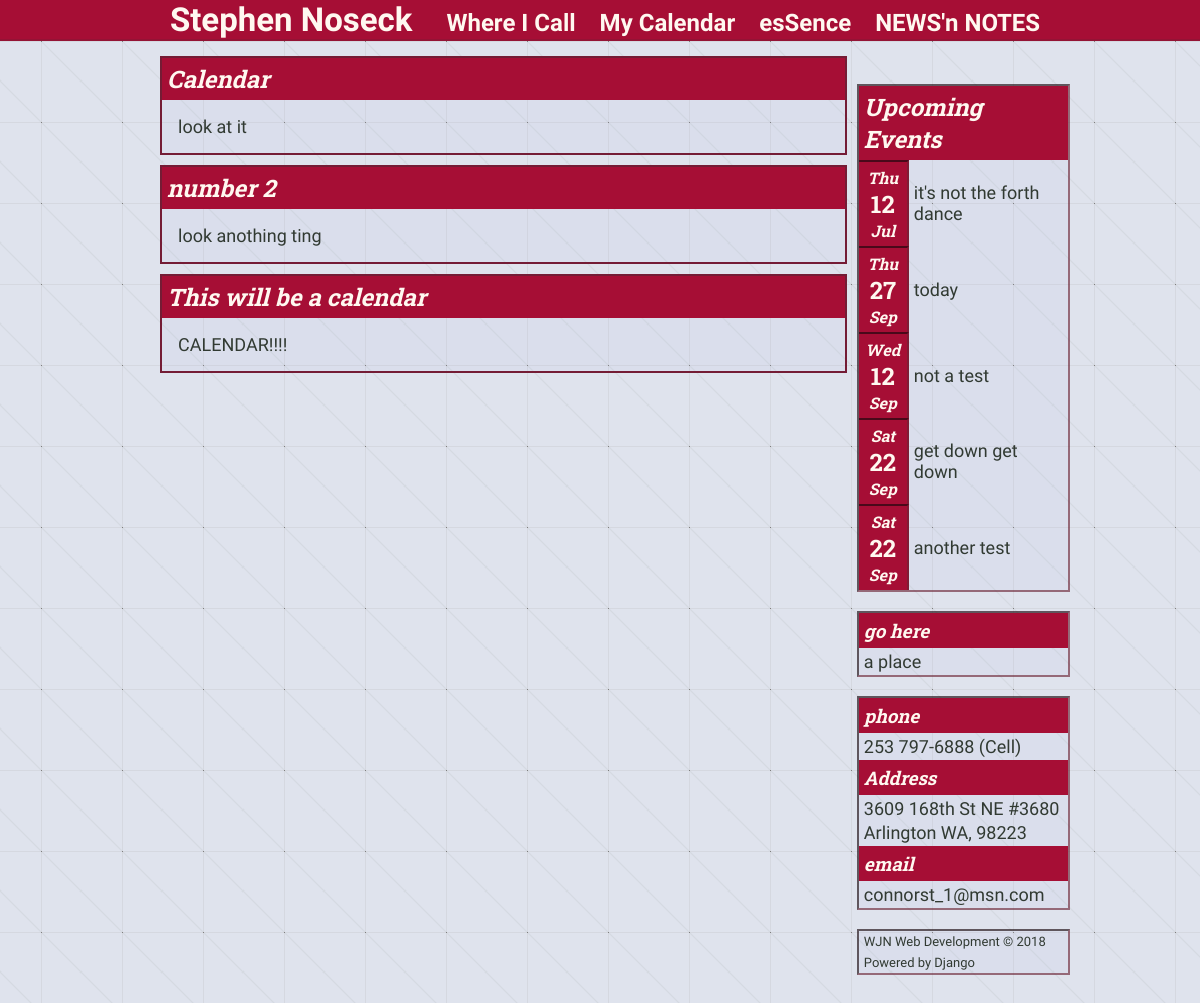
/calendar, run on the app's committed database.
### Stevie/models.py (models this page shows, shortened)
class Post(models.Model):
    HOME = 'HM'
    VENUES = 'VN'
    CALENDAR = 'CL'
    ESSENSE = 'ES'
    SIDEBAR = 'SB'
    CONTACT_INFO = 'CI'
    NEWSN_NOTES = 'NN'
    PAGE_INDEX = (
        (HOME, 'Home'),
        (VENUES, 'Venues'),
        (CALENDAR, 'Calendar'),
        (ESSENSE, 'esSense'),
        (SIDEBAR, 'Sidebar'),
        (CONTACT_INFO, 'Contact Info'),
        (NEWSN_NOTES, 'NEWS\'n NOTES')
    )
    title = models.CharField(max_length=100, blank=True, null=True)
    text = models.TextField(blank=True, null=True)
    page = models.CharField(max_length=2, choices=PAGE_INDEX)
    address = models.CharField(max_length=100, blank=True, null=True)
    venue = models.CharField(max_length=100, blank=True, null=True)
    letter = models.FileField(upload_to='newsletters', blank=True, null=True)

class Calendar(models.Model):
    title = models.CharField(max_length=100)
    date_time = models.DateTimeField()
    address = models.CharField(max_length=100)
    venue = models.CharField(max_length=100)
    description = models.TextField()
    flyer = models.ImageField(upload_to='flyers', blank=True, null=True)
    event_site = models.URLField(blank=True, null=True)
    def getMonth(self):
        return self.date_time.strftime('%b')
    def dayOfWeek(self):
        return self.date_time.strftime('%a')

### Stevie/views.py (the view)
# urls.py: path('calendar', views.calendar, name='calendar'),
def calendar(request):
    cal = Calendar.objects.all()[:5]
    side = Post.objects.filter(page='SB')
    info = Post.objects.filter(page='CI')
    post = Post.objects.filter(page='CL')
    context = {'post' : post, 'title': '- Calendar', 'side': side, 'info': info, 'cal': cal}
    return render(request, 'Stevie/calendarIndex.html', context)

### Stevie/templates/Stevie/calendarIndex.html (shortened to what this page needs)
{% extends 'layout.html' %}
{% block content %}
    <div>
        {% if post %}
            {% for p in post %}
                <section>
                    <h1>{{ p.title }}</h1>
                    <div class="text">
                        <p>{{ p.text|linebreaks }}</p>
                    </div>
                </section>
            {% endfor %}
        {% else %}
            <p style="display: none">There isn't anything here...</p>
        {% endif %}
        <section>
            <h1>This will be a calendar</h1>
            <div>
                <p>
                    CALENDAR!!!!
                </p>
            </div>
        </section>
    </div>
{% endblock content %}

### Stevie/templates/Stevie/sidebar.html
<div>
    {% if cal %}
        {% include 'Stevie/sideCal.html' %}
    {% endif %}
</div>
<br>
<div>
    {% if side %}
        {% for s in side %}
            <section>
                <h3>{{ s.title }}</h3>
                <p>{{ s.text|linebreaks }}</p>
            </section>
        {% endfor %}
    {% else %}
        <p style="display: none">no links</p>
    {% endif %}
</div>
<br>
<div>
    {% if info %}
        {% for i in info %}
            <section>
                <h3>{{ i.title }}</h3>
                <p>{{ i.text|linebreaks }}</p>
            </section>
        {% endfor %}
    {% else %}
        <p style="display: none">no contact info</p>
    {% endif %}
</div>
<br>
<div class="foot">
    {% include 'Stevie/footer.html' %}
</div>

### Stevie/templates/Stevie/sideCal.html (shortened to what this page needs)
<section class="cal-title"><h1>Upcoming Events</h1></section>
    {% for c in cal %}
        <section class="cal-sec">
            <article>
                    <span class="cal-box">
                        <h4>{{ c.dayOfWeek }}</h4>
                        <h2>{{ c.date_time.day}}</h2>
                        <h4>{{ c.getMonth }}</h4>
                    </span>
            </article>
                {% if c.event_site %}
                    <a href="{{ c.event_site }}">
                {% endif %}
                    <p>{{ c.title }}</p>
                {% if c.event_site %}
                    </a>
                {% endif %}
        </section>
    {% endfor %}

### Stevie/static/styles.css (style rules this page uses)
body { background-color: #d3d9e6b6; background-image: url("./axiom-pattern.png"); text-align: center; color: #313a32; font-family: 'Roboto Condensed', sans-serif; }
p { font-size: 18px; }
h1, h2, h3, h4, h5, h6 { font-family: 'Roboto Slab', serif; color: #fff8f0; }
@media screen and (min-width: 400px) { .cal-sec { display: grid; grid-template-columns: 50px 1fr; } }
@media screen and (min-width: 767px) { .cal-sec { display: grid; grid-template-columns: 50px 1fr; } }
a { text-decoration: none; color: #313a32; }
.content p { margin: 16px; }
.text { z-index: 1; }
section { border: 2px solid #741C35; background-color: #9eacda15; margin-top: 10px; text-align: left; overflow: auto; }
section h1, h3, h4 { background-color: #a60e35; font-weight: bold; font-stretch: expanded; font-style: italic; margin: 0; padding: 5px; }
.side section { background-image: none; border: none; margin: 0; }
.side div { border: #6b2436a2 inset 2px; }
.side p { margin: 3px 5px; }
.cal-title { background-color: #a60e35; display: grid; grid-template-columns: 2fr auto 3fr; }
.cal-title h1 { grid-column: 2; }
.cal-sec p, .cal-sec a { margin-top: auto; margin-bottom: auto; }
.cal-box { text-align: center; }
.cal-box :first-child { margin-top: 5px; }
.cal-box :last-child { margin-bottom: 5px; }
article { background-color: #a60e35; border: #6b2436a2 inset 2px; border-left: none; border-bottom: none; }
article * { margin: 0 3px; padding: 0; }

### data on the page
Post: title "Calendar", text "look at it"
Post: title "number 2", text "look anothing ting"
Calendar: dayOfWeek "Thu", date_time.day "12", getMonth "Jul", title "it's not the forth dance"
Calendar: dayOfWeek "Thu", date_time.day "27", getMonth "Sep", title "today"
Calendar: dayOfWeek "Wed", date_time.day "12", getMonth "Sep", title "not a test"
Calendar: dayOfWeek "Sat", date_time.day "22", getMonth "Sep", title "get down get down"
Calendar: dayOfWeek "Sat", date_time.day "22", getMonth "Sep", title "another test"
Post: title "go here", text "a place"
Post: title "phone", text "253 797-6888 (Cell)"
Post: title "Address", text "3609 168th St NE #3680 Arlington WA, 98223"
Post: title "email", text "connorst_1@msn.com"
